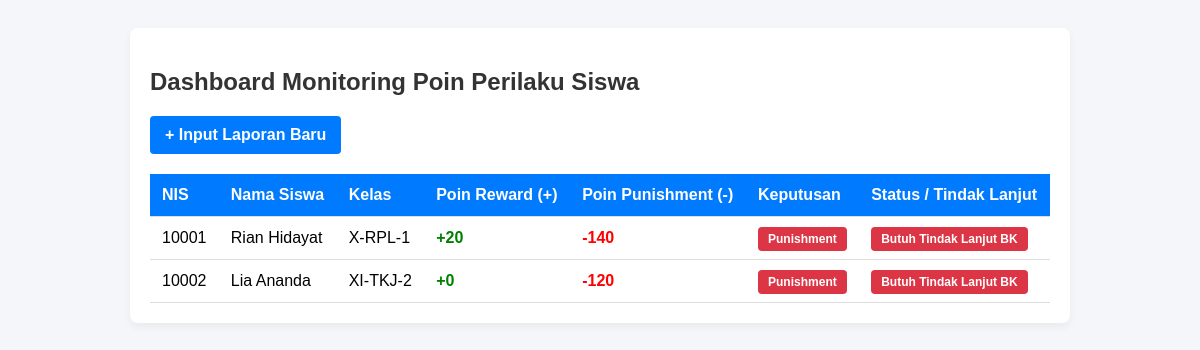
Page /dashboard.php on the committed database.
### tables this page shows
CREATE TABLE `siswa` (
  `id_siswa` int(11) NOT NULL,
  `nis` varchar(20) NOT NULL,
  `nama_siswa` varchar(100) NOT NULL,
  `kelas` varchar(20) NOT NULL,
  `total_poin_reward` int(11) DEFAULT 0,
  `total_poin_punishment` int(11) DEFAULT 0
);

### dashboard.php (the view, shortened to what this page needs)
<?php
include 'config.php';
?>
<!DOCTYPE html>
<html lang="id">
<head>
</head>
<body>
<div class="container">
    <h2>Dashboard Monitoring Poin Perilaku Siswa</h2>
    <a href="input_laporan.php" class="btn">+ Input Laporan Baru</a>
    <table>
        <thead>
            <tr>
                <th>NIS</th>
                <th>Nama Siswa</th>
                <th>Kelas</th>
                <th>Poin Reward (+)</th>
                <th>Poin Punishment (-)</th>
                <th>Keputusan</th>
                <th>Status / Tindak Lanjut</th>
            </tr>
        </thead>
        <tbody>
            <?php
            $query = mysqli_query($conn, "SELECT * FROM siswa");
            while ($row = mysqli_fetch_assoc($query)) {
                $reward = $row['total_poin_reward'];
                $punishment = $row['total_poin_punishment'];
                if ($reward > $punishment) {
                    $keputusan = "<span class='badge badge-success'>Reward</span>";
                } elseif ($punishment > $reward) {
                    $keputusan = "<span class='badge badge-danger'>Punishment</span>";
                } else {
                    $keputusan = "<span class='badge badge-warning'>Seimbang</span>";
                }
                if ($punishment >= 50) {
                    $status = "<span class='badge badge-danger'>Butuh Tindak Lanjut BK</span>";
                } elseif ($punishment >= 20) {
                    $status = "<span class='badge badge-warning'>Peringatan Ringan</span>";
                } else {
                    $status = "<span class='badge badge-success'>Aman</span>";
                }
                echo "<tr>
                        <td>{$row['nis']}</td>
                        <td>{$row['nama_siswa']}</td>
                        <td>{$row['kelas']}</td>
                        <td><strong style='color:green;'>+{$reward}</strong></td>
                        <td><strong style='color:red;'>-{$punishment}</strong></td>
                        <td>$keputusan</td>
                        <td>$status</td>
                      </tr>";
            }
            ?>
        </tbody>
    </table>
</div>
</body>
</html>

### dashboard.php (style rules this page uses)
body { font-family: Arial, sans-serif; background-color: #f4f6f9; padding: 20px; }
.container { max-width: 900px; margin: auto; background: #fff; padding: 20px; border-radius: 8px; box-shadow: 0 4px 8px rgba(0,0,0,0.05); }
h2 { color: #333; }
table { width: 100%; border-collapse: collapse; margin-top: 20px; }
th, td { padding: 12px; text-align: left; border-bottom: 1px solid #ddd; }
th { background-color: #007bff; color: white; }
.badge { padding: 5px 10px; border-radius: 4px; font-size: 12px; font-weight: bold; color: white; }
.badge-danger { background-color: #dc3545; }
.btn { display: inline-block; background: #007bff; color: white; padding: 10px 15px; text-decoration: none; border-radius: 4px; font-weight: bold; }

### rows in the picture
siswa: nis "10001", nama_siswa "Rian Hidayat", kelas "X-RPL-1", total_poin_reward "20", total_poin_punishment "140", shows "Punishment", shows "Butuh Tindak Lanjut BK"
siswa: nis "10002", nama_siswa "Lia Ananda", kelas "XI-TKJ-2", total_poin_reward "0", total_poin_punishment "120", shows "Punishment", shows "Butuh Tindak Lanjut BK"
